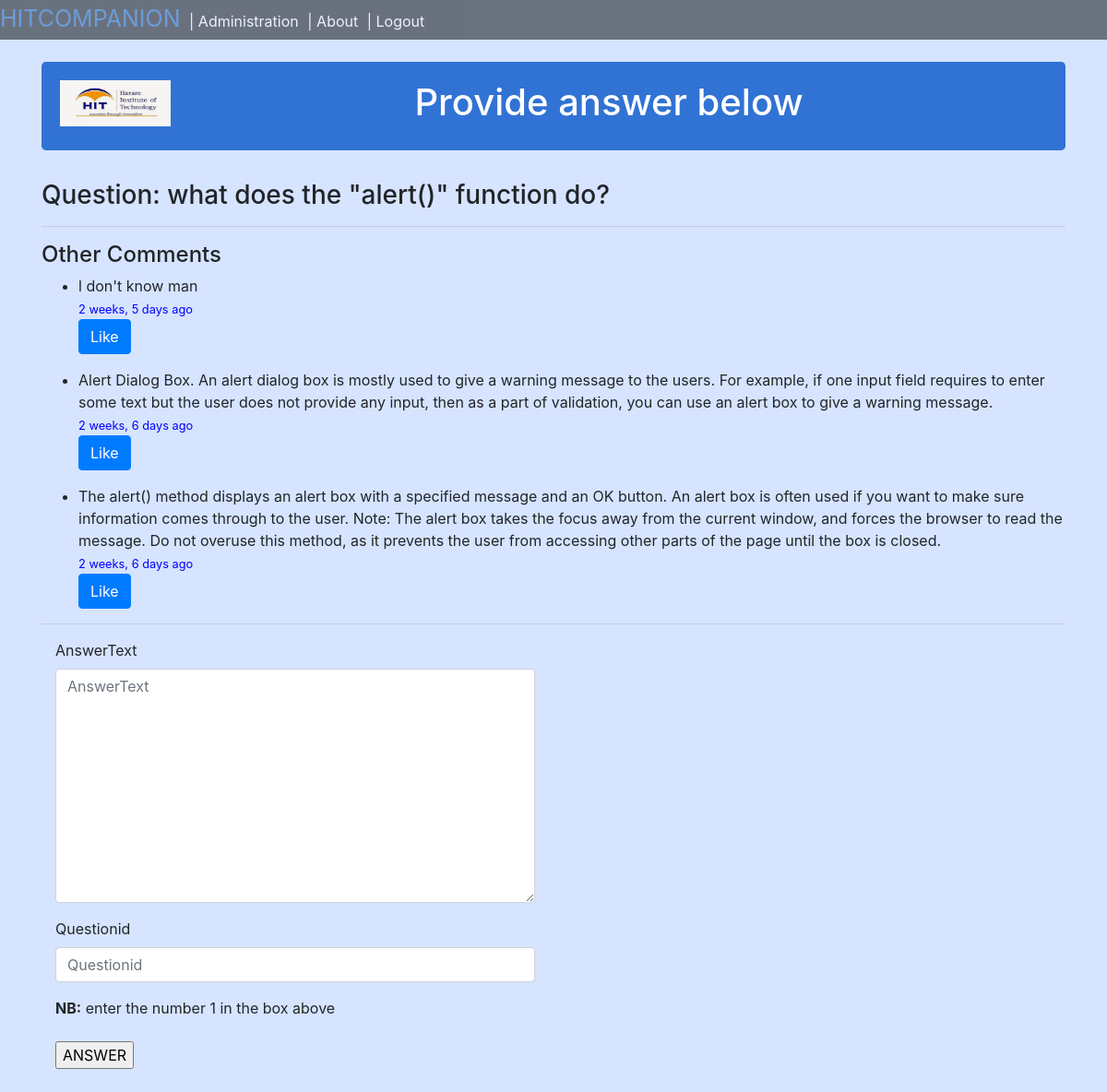
/comment/1/ (signed in), run on the app's committed database.
### collaborate/models.py (models this page shows, shortened)
class AskQuestion(models.Model):
    questionid = models.AutoField(primary_key=True)
    questionTitle = models.CharField(max_length=100)
    questionText = models.TextField()
    timestamp = models.DateTimeField(auto_now=True)

class QuestionAnswer(models.Model):
    questionid = models.ForeignKey(AskQuestion,on_delete=models.CASCADE)
    answerid =  models.AutoField(primary_key=True)
    answerText = models.TextField()
    timestamp = models.DateTimeField(auto_now=True)

### collaborate/views.py (the view)
# urls.py: path('comment/<int:id>/',AnswerQuestionPage),
def AnswerQuestionPage(request,id):
    qns = AskQuestion.objects.get(questionid=id)
    ans = QuestionAnswer.objects.filter(questionid=id).order_by('-timestamp')
    form = QuestionAnswerForm
    context = {
        'qns':qns,
        'form':form,
        'ans':ans,
    }
    return render(request,'collaborate/answerQuestion.html',context)

### collaborate/templates/collaborate/answerQuestion.html (shortened to what this page needs)
{% extends 'base.html' %}
{% load bootstrap3 %}
{% load static %}
{% block content %}
{% if user.is_authenticated %}
<div class="container">
    <div class="jumbotron headjumbo">
        <img src="{% static 'images/hit.png' %}" style="float:left;height:50px;width:120px;" alt="">
        <h1>Provide answer below</h1>
    </div>
    <h3> Question: {{ qns.questionText }} <hr> </h3>
        <h4>Other Comments </h4>
            {% for an in ans %}
        <ul>
            <li>{{ an.answerText }} <br>
                <small style='color: blue;'>
                    {{ an.timestamp|timesince }} ago
                </small>
                <form action="{% url 'collaborate:like_post' %}"method='POST'>
                    <button type="submit" name='answerid' value='{{ an.answerid }}'class='btn btn-primary '>Like</button> {{ total_likes }}
                </form>
            </li>
        </ul>
        {% endfor %}
        <hr>
    <div style="height:700px;width:550px;">
        <div class="container ">
            <form action="/saveAnswer/{{ qns.questionid }}/" method="POST">
                {% bootstrap_form form %}
                <strong>NB:</strong> enter the number {{ qns.questionid }} in the box above <br> <br>
                <input type="submit" value='ANSWER'>
            </form>
        </div>
    </div>
</div>
{% else %}
You cannot participate if you are not logged in
{% endif %}
{% endblock %}

### static/css/styl.css (style rules this page uses)
body { margin: 0; background-color: #D6E4FF; }
.headjumbo { color: white; background-color: rgb(49, 115, 212); text-align: center; padding: 20px; }

### data on the page
AskQuestion: questionText "what does the \"alert()\" function do?", questionid "1"
QuestionAnswer: answerText "l don't know man", timestamp "2 weeks, 5 days", {{ an.answerid }} 4 (drawn)
QuestionAnswer: answerText "Alert Dialog Box. An alert dialog box is mostly used to give a warning message to the users. For example, if one input field requires to enter some text but the user does not provide any input, then as a part of validation, you can use an alert box to give a warning message.", timestamp "2 weeks, 6 days", {{ an.answerid }} 2 (drawn)
QuestionAnswer: answerText "The alert() method displays an alert box with a specified message and an OK button. An alert box is often used if you want to make sure information comes through to the user. Note: The alert box takes the focus away from the current window, and forces the browser to read the message. Do not overuse this method, as it prevents the user from accessing other parts of the page until the box is closed.", timestamp "2 weeks, 6 days", {{ an.answerid }} 1 (drawn)
